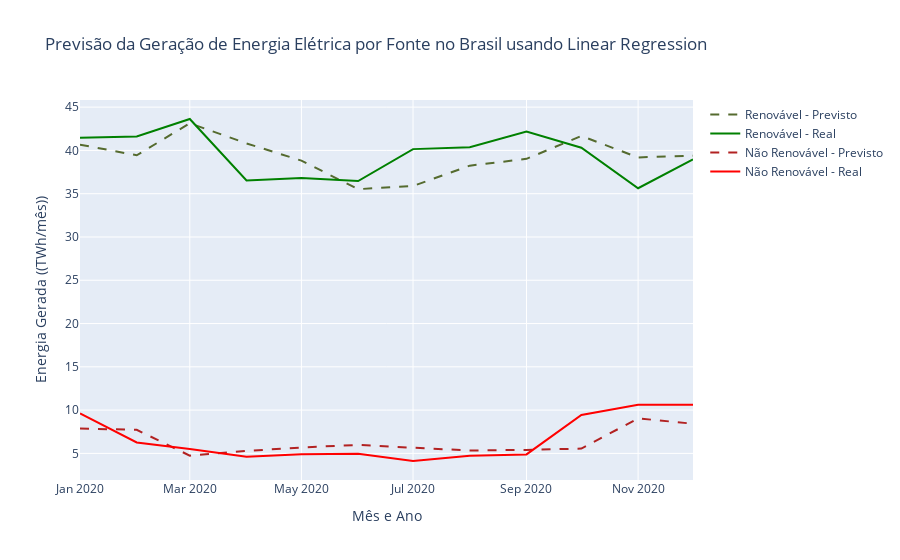

The notebook cell saved with this chart:
### Code cell
f.plot_results(df, y_val, y_pred_lr, 'Linear Regression')

### Figure 1 — Plotly figure (JSON) as saved in the notebook; plotly's stock layout.template omitted (floating-point values rounded to 4 significant figures)
{"data": [{"line": {"color": "darkolivegreen", "dash": "dash", "width": 2}, "mode": "lines", "name": "Renovável - Previsto", "type": "scatter", "x": ["2020-01", "2020-02", "2020-03", "2020-04", "2020-05", "2020-06", "2020-07", "2020-08", "2020-09", "2020-10", "2020-11", "2020-12"], "y": [40.67, 39.44, 43.14, 40.81, 38.82, 35.52, 35.89, 38.24, 39.03, 41.67, 39.19, 39.39]}, {"line": {"color": "green", "width": 2}, "mode": "lines", "name": "Renovável - Real", "type": "scatter", "x": ["2020-01", "2020-02", "2020-03", "2020-04", "2020-05", "2020-06", "2020-07", "2020-08", "2020-09", "2020-10", "2020-11", "2020-12"], "y": [41.46, 41.6, 43.63, 36.53, 36.8, 36.46, 40.15, 40.37, 42.17, 40.31, 35.63, 38.96]}, {"line": {"color": "firebrick", "dash": "dash", "width": 2}, "mode": "lines", "name": "Não Renovável - Previsto", "type": "scatter", "x": ["2020-01", "2020-02", "2020-03", "2020-04", "2020-05", "2020-06", "2020-07", "2020-08", "2020-09", "2020-10", "2020-11", "2020-12"], "y": [7.873, 7.72, 4.74, 5.286, 5.685, 5.979, 5.652, 5.335, 5.404, 5.552, 9.044, 8.426]}, {"line": {"color": "red", "width": 2}, "mode": "lines", "name": "Não Renovável - Real", "type": "scatter", "x": ["2020-01", "2020-02", "2020-03", "2020-04", "2020-05", "2020-06", "2020-07", "2020-08", "2020-09", "2020-10", "2020-11", "2020-12"], "y": [9.61, 6.26, 5.5, 4.62, 4.89, 4.95, 4.12, 4.72, 4.88, 9.43, 10.61, 10.62]}], "layout": {"title": {"text": "Previsão da Geração de Energia Elétrica por Fonte no Brasil usando Linear Regression"}, "xaxis": {"title": {"text": "Mês e Ano"}}, "yaxis": {"title": {"text": "Energia Gerada ((TWh/mês))"}}}}
